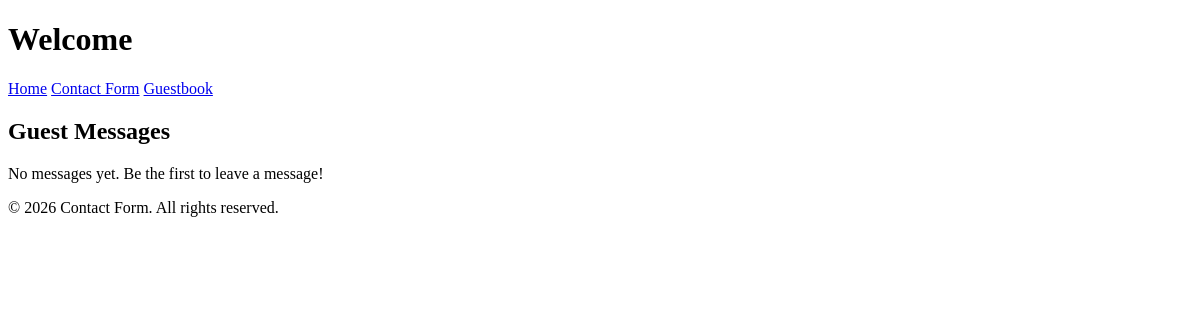
Before: /guestbook with the older database file.
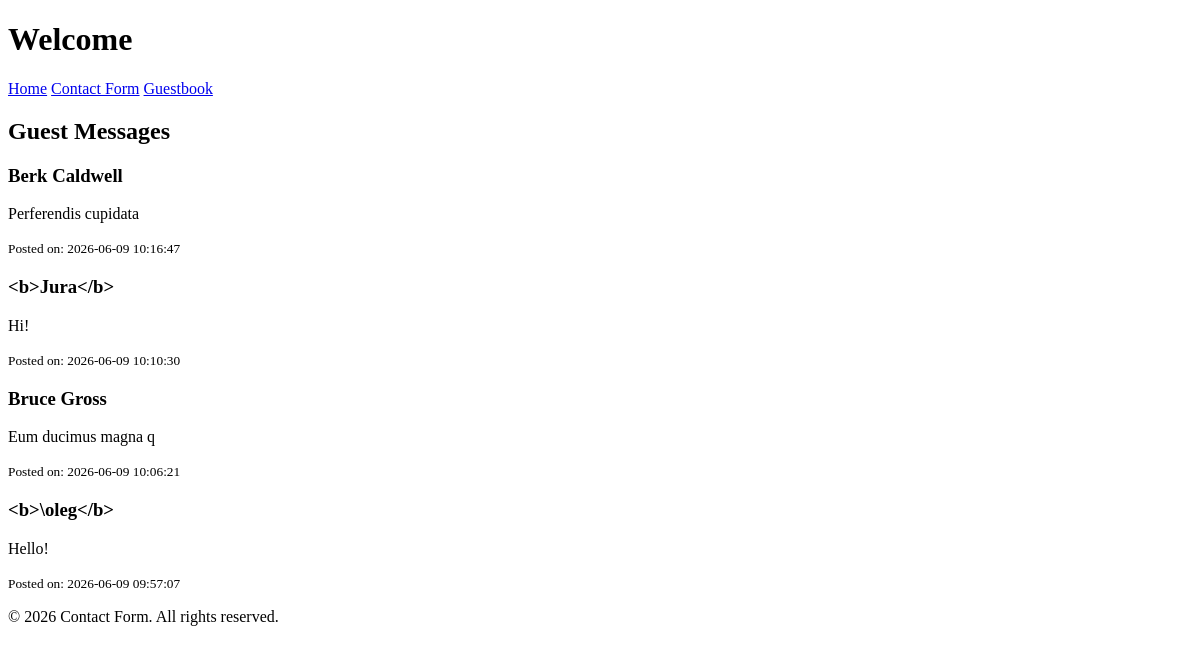
After: the same page with the newer database file.
### tables this page shows
CREATE TABLE messages (
    id INT AUTO_INCREMENT PRIMARY KEY,
    name VARCHAR(255) NOT NULL,
    email VARCHAR(255) UNIQUE NOT NULL,
    message TEXT NOT NULL,
    created_at TIMESTAMP DEFAULT CURRENT_TIMESTAMP
);

### includes/view.php (called while the page is built, shortened)
<?php
function renderView(string $template, array $data = []): void
{
    include TEMPLATES_DIR . '/header.php';
    include TEMPLATES_DIR . '/' . $template . '.php';
    include TEMPLATES_DIR . '/footer.php';
}

### routes/guestbook_get.php (called while the page is built)
<?php
$messages = getMessages(connectDB());
renderView(
    'guestbook_get',
     data: [
        'messages' => $messages
    ]
);

### public/index.php (called while the page is built, shortened)
<?php
dispatch($_SERVER['REQUEST_URI'], $_SERVER['REQUEST_METHOD']);

### includes/db.php (called while the page is built, shortened)
<?php
function connectDB(): PDO
{
    $pdo = new PDO('sqlite:' . DB_DIR . '/' .  'db.sqlite');
    $pdo->setAttribute(PDO::ATTR_ERRMODE, PDO::ERRMODE_EXCEPTION);
    return $pdo;
}
function getMessages(PDO $pdo): array
{
    $sql = "SELECT * FROM messages ORDER BY created_at DESC";
    $stmt = $pdo->query($sql);
    return $stmt->fetchAll(PDO::FETCH_ASSOC);
}

### templates/guestbook_get.php (the view)
<?php
$messages = $data['messages'];
?>
<section>
    <h2>Guest Messages</h2>
    <?php if (empty($messages)) : ?>
        <p>No messages yet. Be the first to leave a message!</p>
    <?php else : ?>
        <?php foreach ($messages as $message) : ?>
            <h3><?= htmlspecialchars($message['name']) ?></h3>
            <p><?= nl2br(htmlspecialchars($message['message'])) ?></p>
            <small>Posted on: <?= htmlspecialchars($message['created_at']) ?></small>
        <?php endforeach; ?>
    <?php endif; ?>
</section>

Changed rows visible on the page:
added messages: name "Berk Caldwell", message "Perferendis cupidata", created_at "2026-06-09 10:16:47", name "<b>Jura</b>", message "Hi!", created_at "2026-06-09 10:10:30", name "Bruce Gross", message "Eum ducimus magna q", created_at "2026-06-09 10:06:21", name "<b>\\oleg</b>", message "Hello!", created_at "2026-06-09 09:57:07"
Other visible differences:
text no longer shown: "No messages yet. Be the first to leave a message!"
